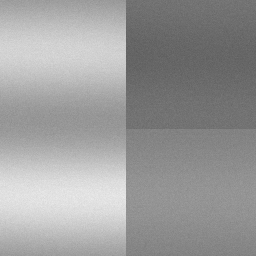
%> input picture util/BCFCM_version_1/test_biasfield_noise.png, 256 x 256 px
$ octave --eval "result = tissue_mask(imread('BCFCM_version_1/test_biasfield_noise.png'));"   (GNU Octave 9; MATLAB toolbox functions it lacks are replaced by stand-ins)
%> lines starting %> are read from the running program, lines starting %| are printed output that depends on the picture; in (x1, y1, x2, y2) boxes, pixels count from 0 and x2, y2 are one past the last pixel; in counts of white or black regions, pixels touching at a corner belong together; the program's own positions count from 1
%> in tissue_mask, `I_1 = abs(I)/max(abs(I(:))+eps);`:
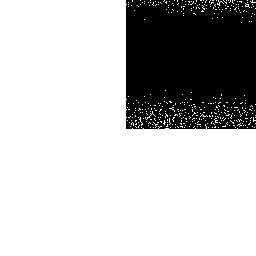
%> I_1: size 256x256 uint8; values 0 (black) and 1 (white), 75.6% white; 2 black regions (1 under 20 px), largest, box (x1, y1, x2, y2) and area: (126, 0, 256, 129) 16008
### util/bias_3d.m
function [bias_field, Ic, noise_level] = bias_3d(I,radius,nbin)
%> called with radius = 1000
% bias correction with fuzzy C means
% Ic = I * bias_field

nsample = numel(I);
%> nsample = 65536
mag = abs(I);
if nargin <2
    radius = max(min(round(min(size(I))/4),20),5);
end
if nargin <3
    nbin = round(nsample/5000);
%> nbin = 13
    nbin = max(nbin,50);
%> nbin = 50
end

% intensity histogram
[hist_mag, hist_mag_pos] = hist(mag(:),nbin);
%> hist_mag = 50 values, max 49522 at index 50, min 0 at index 2, mean 1310.7; hist_mag_pos = 50 values from 0.01 to 0.99
plot(hist_mag_pos,hist_mag,'LineWidth',1);
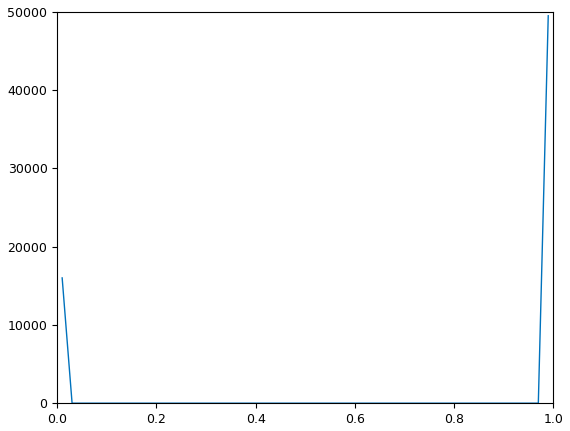
%> figure redrawn from the program's plot data; curve peaks at x = 0.99, y = 49522
mag_mean = mean(mag(:));
%> mag_mean = 0.756
noise_level = input('Input noise level:');
%> the answer given: 3
noise_level = min(noise_level,mag_mean);
%> noise_level = 0.756

Dmin = log(noise_level);
%> Dmin = -0.28
Dmax = log(mag_mean);
%> Dmax = -0.28
mag_n = (log(mag+eps)-Dmin)/(Dmax-Dmin+eps);
%> mag_n: size 256x256 double; 24.44% of the values are NaN or infinite; the others: min 1.26e+15, max 1.26e+15, mean 1.26e+15
v = [0 1 max(mag_n(:))];
%> v = [0 1 1.26e+15]
% radius = 20;
%> the run ends on the next line
[compB,~]=BCFCM3D(single(mag_n),v,struct('maxit',20,'epsilon',1e-6,'sigma',radius));
bias_field = exp(compB*(Dmax-Dmin));
bias_field = max(bias_field./mean(bias_field(:)),5e-2);
Ic = I./bias_field;

### util/tissue_mask.m
function mask = tissue_mask(I,bias_flag,slab_ratio)
% mask out tissue

if nargin<2
    bias_flag = 1;
end

if nargin < 3
    slab_ratio = 0;
end

I_1 = abs(I)/max(abs(I(:))+eps);
Isize = size(I_1);
% bias correction
if bias_flag
    [~,I_c,~] = bias_3d(I_1,1000);
else
    I_c = I_1;
end

% mask
th=.04;
mask = zeros(Isize);
slab_ind = ceil(min(1-abs(slab_ratio),[],1)*size(I,3)/2);
for i = 1+slab_ind:size(I,3)-slab_ind
    mask(:,:,i) = imfill(I_c(:,:,i)>th,'holes');
end

mask = bwareaopen(mask,round(numel(I_1)/20));
